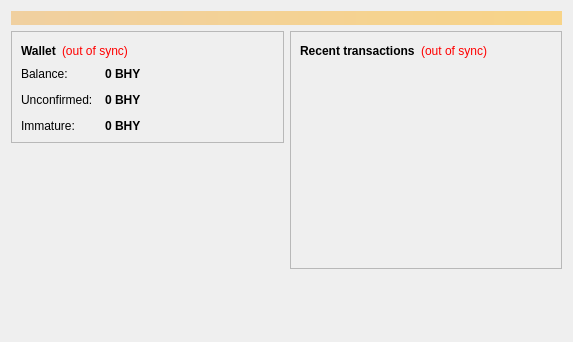
<?xml version="1.0" encoding="UTF-8"?>
<ui version="4.0">
 <class>OverviewPage</class>
 <widget class="QWidget" name="OverviewPage">
  <property name="geometry">
   <rect>
    <x>0</x>
    <y>0</y>
    <width>573</width>
    <height>342</height>
   </rect>
  </property>
  <property name="windowTitle">
   <string>Form</string>
  </property>
  <layout class="QVBoxLayout" name="topLayout">
   <item>
    <widget class="QLabel" name="labelAlerts">
     <property name="visible">
      <bool>false</bool>
     </property>
     <property name="styleSheet">
      <string notr="true">background-color: qlineargradient(x1: 0, y1: 0, x2: 1, y2: 0, stop:0 #F0D0A0, stop:1 #F8D488); color:#000000;</string>
     </property>
     <property name="wordWrap">
      <bool>true</bool>
     </property>
     <property name="margin">
      <number>3</number>
     </property>
    </widget>
   </item>
   <item>
    <layout class="QHBoxLayout" name="horizontalLayout" stretch="1,1">
     <item>
      <layout class="QVBoxLayout" name="verticalLayout_2">
       <item>
        <widget class="QFrame" name="frame">
         <property name="frameShape">
          <enum>QFrame::StyledPanel</enum>
         </property>
         <property name="frameShadow">
          <enum>QFrame::Raised</enum>
         </property>
         <layout class="QVBoxLayout" name="verticalLayout_4">
          <item>
           <layout class="QHBoxLayout" name="horizontalLayout_4">
            <item>
             <widget class="QLabel" name="label_5">
              <property name="font">
               <font>
                <weight>75</weight>
                <bold>true</bold>
               </font>
              </property>
              <property name="text">
               <string>Wallet</string>
              </property>
             </widget>
            </item>
            <item>
             <widget class="QLabel" name="labelWalletStatus">
              <property name="toolTip">
               <string>The displayed information may be out of date. Your wallet automatically synchronizes with the Bitcoinhyper network after a connection is established, but this process has not completed yet.</string>
              </property>
              <property name="styleSheet">
               <string notr="true">QLabel { color: red; }</string>
              </property>
              <property name="text">
               <string notr="true">(out of sync)</string>
              </property>
              <property name="alignment">
               <set>Qt::AlignLeading|Qt::AlignLeft|Qt::AlignVCenter</set>
              </property>
             </widget>
            </item>
            <item>
             <spacer name="horizontalSpacer_2">
              <property name="orientation">
               <enum>Qt::Horizontal</enum>
              </property>
              <property name="sizeHint" stdset="0">
               <size>
                <width>40</width>
                <height>20</height>
               </size>
              </property>
             </spacer>
            </item>
           </layout>
          </item>
          <item>
           <layout class="QFormLayout" name="formLayout_2">
            <property name="fieldGrowthPolicy">
             <enum>QFormLayout::AllNonFixedFieldsGrow</enum>
            </property>
            <property name="horizontalSpacing">
             <number>12</number>
            </property>
            <property name="verticalSpacing">
             <number>12</number>
            </property>
            <item row="0" column="0">
             <widget class="QLabel" name="label">
              <property name="text">
               <string>Balance:</string>
              </property>
             </widget>
            </item>
            <item row="0" column="1">
             <widget class="QLabel" name="labelBalance">
              <property name="font">
               <font>
                <weight>75</weight>
                <bold>true</bold>
               </font>
              </property>
              <property name="cursor">
               <cursorShape>IBeamCursor</cursorShape>
              </property>
              <property name="toolTip">
               <string>Your current balance</string>
              </property>
              <property name="text">
               <string notr="true">0 BHY</string>
              </property>
              <property name="textInteractionFlags">
               <set>Qt::LinksAccessibleByMouse|Qt::TextSelectableByKeyboard|Qt::TextSelectableByMouse</set>
              </property>
             </widget>
            </item>
            <item row="1" column="0">
             <widget class="QLabel" name="label_3">
              <property name="text">
               <string>Unconfirmed:</string>
              </property>
             </widget>
            </item>
            <item row="1" column="1">
             <widget class="QLabel" name="labelUnconfirmed">
              <property name="font">
               <font>
                <weight>75</weight>
                <bold>true</bold>
               </font>
              </property>
              <property name="cursor">
               <cursorShape>IBeamCursor</cursorShape>
              </property>
              <property name="toolTip">
               <string>Total of transactions that have yet to be confirmed, and do not yet count toward the current balance</string>
              </property>
              <property name="text">
               <string notr="true">0 BHY</string>
              </property>
              <property name="textInteractionFlags">
               <set>Qt::LinksAccessibleByMouse|Qt::TextSelectableByKeyboard|Qt::TextSelectableByMouse</set>
              </property>
             </widget>
            </item>
            <item row="2" column="0">
             <widget class="QLabel" name="labelImmatureText">
              <property name="text">
               <string>Immature:</string>
              </property>
             </widget>
            </item>
            <item row="2" column="1">
             <widget class="QLabel" name="labelImmature">
              <property name="font">
               <font>
                <weight>75</weight>
                <bold>true</bold>
               </font>
              </property>
              <property name="toolTip">
               <string>Mined balance that has not yet matured</string>
              </property>
              <property name="text">
               <string notr="true">0 BHY</string>
              </property>
              <property name="textInteractionFlags">
               <set>Qt::LinksAccessibleByMouse|Qt::TextSelectableByKeyboard|Qt::TextSelectableByMouse</set>
              </property>
             </widget>
            </item>
           </layout>
          </item>
         </layout>
        </widget>
       </item>
       <item>
        <spacer name="verticalSpacer">
         <property name="orientation">
          <enum>Qt::Vertical</enum>
         </property>
         <property name="sizeHint" stdset="0">
          <size>
           <width>20</width>
           <height>40</height>
          </size>
         </property>
        </spacer>
       </item>
      </layout>
     </item>
     <item>
      <layout class="QVBoxLayout" name="verticalLayout_3">
       <item>
        <widget class="QFrame" name="frame_2">
         <property name="frameShape">
          <enum>QFrame::StyledPanel</enum>
         </property>
         <property name="frameShadow">
          <enum>QFrame::Raised</enum>
         </property>
         <layout class="QVBoxLayout" name="verticalLayout">
          <item>
           <layout class="QHBoxLayout" name="horizontalLayout_2">
            <item>
             <widget class="QLabel" name="label_4">
              <property name="text">
               <string>&lt;b&gt;Recent transactions&lt;/b&gt;</string>
              </property>
             </widget>
            </item>
            <item>
             <widget class="QLabel" name="labelTransactionsStatus">
              <property name="toolTip">
               <string>The displayed information may be out of date. Your wallet automatically synchronizes with the Bitcoinhyper network after a connection is established, but this process has not completed yet.</string>
              </property>
              <property name="styleSheet">
               <string notr="true">QLabel { color: red; }</string>
              </property>
              <property name="text">
               <string notr="true">(out of sync)</string>
              </property>
              <property name="alignment">
               <set>Qt::AlignRight|Qt::AlignTrailing|Qt::AlignVCenter</set>
              </property>
             </widget>
            </item>
            <item>
             <spacer name="horizontalSpacer">
              <property name="orientation">
               <enum>Qt::Horizontal</enum>
              </property>
              <property name="sizeHint" stdset="0">
               <size>
                <width>40</width>
                <height>20</height>
               </size>
              </property>
             </spacer>
            </item>
           </layout>
          </item>
          <item>
           <widget class="QListView" name="listTransactions">
            <property name="styleSheet">
             <string notr="true">QListView { background: transparent; }</string>
            </property>
            <property name="frameShape">
             <enum>QFrame::NoFrame</enum>
            </property>
            <property name="verticalScrollBarPolicy">
             <enum>Qt::ScrollBarAlwaysOff</enum>
            </property>
            <property name="horizontalScrollBarPolicy">
             <enum>Qt::ScrollBarAlwaysOff</enum>
            </property>
            <property name="selectionMode">
             <enum>QAbstractItemView::NoSelection</enum>
            </property>
           </widget>
          </item>
         </layout>
        </widget>
       </item>
       <item>
        <spacer name="verticalSpacer_2">
         <property name="orientation">
          <enum>Qt::Vertical</enum>
         </property>
         <property name="sizeHint" stdset="0">
          <size>
           <width>20</width>
           <height>40</height>
          </size>
         </property>
        </spacer>
       </item>
      </layout>
     </item>
    </layout>
   </item>
  </layout>
 </widget>
 <resources/>
 <connections/>
</ui>
